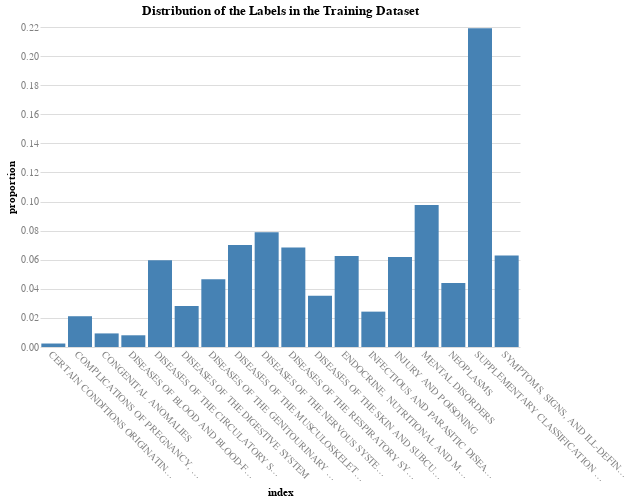

The notebook cell this image was saved under:
### Code cell
# Check the distribution and percentage of the labels in the training dataset
y_train.value_counts(normalize=True)

# Plot the distribution and percentage of true labels
chart(
    df=y_train.value_counts(normalize=True).reset_index(),
    x='index:N',
    y='proportion:Q',
    title='Distribution of the Labels in the Training Dataset',
).mark_bar().interactive().configure_axisX(labelAngle=45)

### Figure 1 — Vega specification as saved in the notebook (floating-point values rounded to 4 significant figures)
{"$schema": "https://vega.github.io/schema/vega/v5.json", "data": [{"name": "param_7_store"}, {"name": "source_0", "values": [{"index": "SUPPLEMENTARY CLASSIFICATION OF FACTORS INFLUENCING HEALTH STATUS AND CONTACT WITH HEALTH SERVICES", "proportion": 0.2192, "proportion_end": 0.2192, "proportion_start": 0.0}, {"index": "MENTAL DISORDERS", "proportion": 0.09761, "proportion_end": 0.09761, "proportion_start": 0.0}, {"index": "DISEASES OF THE NERVOUS SYSTEM AND SENSE ORGANS", "proportion": 0.0789, "proportion_end": 0.0789, "proportion_start": 0.0}, {"index": "DISEASES OF THE MUSCULOSKELETAL SYSTEM AND CONNECTIVE TISSUE", "proportion": 0.07005, "proportion_end": 0.07005, "proportion_start": 0.0}, {"index": "DISEASES OF THE RESPIRATORY SYSTEM", "proportion": 0.06838, "proportion_end": 0.06838, "proportion_start": 0.0}, {"index": "SYMPTOMS, SIGNS, AND ILL-DEFINED CONDITIONS", "proportion": 0.06284, "proportion_end": 0.06284, "proportion_start": 0.0}, {"index": "ENDOCRINE, NUTRITIONAL AND METABOLIC DISEASES, AND IMMUNITY DISORDERS", "proportion": 0.06254, "proportion_end": 0.06254, "proportion_start": 0.0}, {"index": "INJURY AND POISONING", "proportion": 0.06188, "proportion_end": 0.06188, "proportion_start": 0.0}, {"index": "DISEASES OF THE CIRCULATORY SYSTEM", "proportion": 0.05956, "proportion_end": 0.05956, "proportion_start": 0.0}, {"index": "DISEASES OF THE GENITOURINARY SYSTEM", "proportion": 0.04651, "proportion_end": 0.04651, "proportion_start": 0.0}, {"index": "NEOPLASMS", "proportion": 0.04397, "proportion_end": 0.04397, "proportion_start": 0.0}, {"index": "DISEASES OF THE SKIN AND SUBCUTANEOUS TISSUE", "proportion": 0.03515, "proportion_end": 0.03515, "proportion_start": 0.0}, {"index": "DISEASES OF THE DIGESTIVE SYSTEM", "proportion": 0.02817, "proportion_end": 0.02817, "proportion_start": 0.0}, {"index": "INFECTIOUS AND PARASITIC DISEASES", "proportion": 0.02431, "proportion_end": 0.02431, "proportion_start": 0.0}, {"index": "COMPLICATIONS OF PREGNANCY, CHILDBIRTH, AND THE PUERPERIUM", "proportion": 0.02116, "proportion_end": 0.02116, "proportion_start": 0.0}, {"index": "CONGENITAL ANOMALIES", "proportion": 0.009337, "proportion_end": 0.009337, "proportion_start": 0.0}, {"index": "DISEASES OF BLOOD AND BLOOD-FORMING ORGANS", "proportion": 0.008051, "proportion_end": 0.008051, "proportion_start": 0.0}, {"index": "CERTAIN CONDITIONS ORIGINATING IN THE PERINATAL PERIOD", "proportion": 0.002394, "proportion_end": 0.002394, "proportion_start": 0.0}]}, {"name": "source_0_x_domain_index", "values": [{"index": "SUPPLEMENTARY CLASSIFICATION OF FACTORS INFLUENCING HEALTH STATUS AND CONTACT WITH HEALTH SERVICES"}, {"index": "MENTAL DISORDERS"}, {"index": "DISEASES OF THE NERVOUS SYSTEM AND SENSE ORGANS"}, {"index": "DISEASES OF THE MUSCULOSKELETAL SYSTEM AND CONNECTIVE TISSUE"}, {"index": "DISEASES OF THE RESPIRATORY SYSTEM"}, {"index": "SYMPTOMS, SIGNS, AND ILL-DEFINED CONDITIONS"}, {"index": "ENDOCRINE, NUTRITIONAL AND METABOLIC DISEASES, AND IMMUNITY DISORDERS"}, {"index": "INJURY AND POISONING"}, {"index": "DISEASES OF THE CIRCULATORY SYSTEM"}, {"index": "DISEASES OF THE GENITOURINARY SYSTEM"}, {"index": "NEOPLASMS"}, {"index": "DISEASES OF THE SKIN AND SUBCUTANEOUS TISSUE"}, {"index": "DISEASES OF THE DIGESTIVE SYSTEM"}, {"index": "INFECTIOUS AND PARASITIC DISEASES"}, {"index": "COMPLICATIONS OF PREGNANCY, CHILDBIRTH, AND THE PUERPERIUM"}, {"index": "CONGENITAL ANOMALIES"}, {"index": "DISEASES OF BLOOD AND BLOOD-FORMING ORGANS"}, {"index": "CERTAIN CONDITIONS ORIGINATING IN THE PERINATAL PERIOD"}]}], "signals": [{"name": "unit", "value": {}, "on": [{"events": "pointermove", "update": "isTuple(group()) ? group() : unit"}]}, {"name": "param_7", "update": "vlSelectionResolve(\"param_7_store\", \"union\")"}, {"name": "param_7_index", "on": [{"events": [{"source": "view", "type": "dblclick"}], "update": "null"}, {"events": {"signal": "param_7_translate_delta"}, "update": "panLinear(param_7_translate_anchor.extent_x, -param_7_translate_delta.x / width)"}, {"events": {"signal": "param_7_zoom_delta"}, "update": "zoomLinear(domain(\"x\"), param_7_zoom_anchor.x, param_7_zoom_delta)"}]}, {"name": "param_7_proportion", "on": [{"events": [{"source": "view", "type": "dblclick"}], "update": "null"}, {"events": {"signal": "param_7_translate_delta"}, "update": "panLinear(param_7_translate_anchor.extent_y, param_7_translate_delta.y / height)"}, {"events": {"signal": "param_7_zoom_delta"}, "update": "zoomLinear(domain(\"y\"), param_7_zoom_anchor.y, param_7_zoom_delta)"}]}, {"name": "param_7_tuple", "on": [{"events": [{"signal": "param_7_index || param_7_proportion"}], "update": "param_7_index && param_7_proportion ? {unit: \"\", fields: param_7_tuple_fields, values: [param_7_index,param_7_proportion]} : null"}]}, {"name": "param_7_tuple_fields", "value": [{"field": "index", "channel": "x", "type": "E"}, {"field": "proportion", "channel": "y", "type": "R"}]}, {"name": "param_7_translate_anchor", "value": {}, "on": [{"events": [{"source": "scope", "type": "pointerdown"}], "update": "{x: x(unit), y: y(unit), extent_x: domain(\"x\"), extent_y: domain(\"y\")}"}]}, {"name": "param_7_translate_delta", "value": {}, "on": [{"events": [{"source": "window", "between": [{"source": "scope", "type": "pointerdown"}, {"source": "window", "type": "pointerup"}], "type": "pointermove", "consume": true}], "update": "{x: param_7_translate_anchor.x - x(unit), y: param_7_translate_anchor.y - y(unit)}"}]}, {"name": "param_7_zoom_anchor", "on": [{"events": [{"source": "scope", "type": "wheel", "consume": true}], "update": "{x: invert(\"x\", x(unit)), y: invert(\"y\", y(unit))}"}]}, {"name": "param_7_zoom_delta", "on": [{"events": [{"source": "scope", "consume": true, "type": "wheel"}], "update": "pow(1.001, event.deltaY * pow(16, event.deltaMode))", "force": true}]}, {"name": "param_7_modify", "on": [{"events": {"signal": "param_7_tuple"}, "update": "modify(\"param_7_store\", param_7_tuple, true)"}]}], "marks": [{"type": "rect", "name": "marks", "from": {"data": "source_0"}, "encode": {"update": {"y": {"field": "proportion_end", "scale": "y"}, "y2": {"field": "proportion_start", "scale": "y"}, "x": {"field": "index", "scale": "x"}, "description": {"signal": "\"index: \" + (isValid(datum[\"index\"]) ? datum[\"index\"] : \"\"+datum[\"index\"]) + \"; proportion: \" + (format(datum[\"proportion\"], \"\"))"}, "fill": {"value": "steelblue"}, "width": {"signal": "max(0.25, bandwidth('x'))"}, "ariaRoleDescription": {"value": "bar"}}}, "style": ["bar"], "clip": true, "interactive": true}], "scales": [{"name": "x", "type": "band", "domain": {"data": "source_0_x_domain_index", "field": "index", "sort": true}, "range": [0, {"signal": "width"}], "paddingInner": 0.1, "paddingOuter": 0.05}, {"name": "y", "type": "linear", "domain": {"data": "source_0", "fields": ["proportion_start", "proportion_end"]}, "range": [{"signal": "height"}, 0], "nice": true, "zero": true, "domainRaw": {"signal": "param_7[\"proportion\"]"}}], "axes": [{"scale": "y", "minExtent": 0, "labels": false, "tickCount": {"signal": "ceil(height/40)"}, "gridScale": "x", "aria": false, "ticks": false, "zindex": 0, "orient": "left", "grid": true, "domain": false, "maxExtent": 0}, {"scale": "x", "labelBaseline": "top", "labelAlign": "left", "orient": "bottom", "title": "index", "zindex": 0, "grid": false}, {"scale": "y", "labelOverlap": true, "grid": false, "orient": "left", "tickCount": {"signal": "ceil(height/40)"}, "zindex": 0, "labelAlign": "right", "title": "proportion"}], "title": {"text": "Distribution of the Labels in the Training Dataset", "frame": "group"}, "config": {"axis": {"domain": false, "labelAngle": 0, "labelColor": "gray", "labelFontSize": 10, "ticks": false}, "axisX": {"labelAngle": 45}, "style": {"guide-label": {"font": "Helvetica Neue"}, "guide-title": {"font": "Helvetica Neue"}, "group-title": {"font": "Helvetica Neue"}, "group-subtitle": {"font": "Helvetica Neue"}, "cell": {"stroke": null}, "text": {"font": "Helvetica Neue"}}}, "width": 480, "background": "white", "height": 320, "padding": 5, "style": "cell"}
